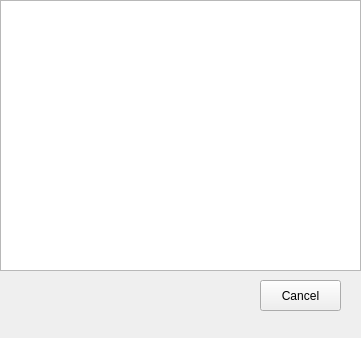
<?xml version="1.0" encoding="UTF-8"?>
<ui version="4.0">
 <class>Form</class>
 <widget class="QWidget" name="Form">
  <property name="geometry">
   <rect>
    <x>0</x>
    <y>0</y>
    <width>361</width>
    <height>338</height>
   </rect>
  </property>
  <property name="windowTitle">
   <string>Form</string>
  </property>
  <widget class="QGraphicsView" name="graphicsView">
   <property name="geometry">
    <rect>
     <x>0</x>
     <y>0</y>
     <width>361</width>
     <height>271</height>
    </rect>
   </property>
  </widget>
  <widget class="QPushButton" name="pushButton">
   <property name="geometry">
    <rect>
     <x>260</x>
     <y>280</y>
     <width>81</width>
     <height>31</height>
    </rect>
   </property>
   <property name="text">
    <string>Cancel</string>
   </property>
  </widget>
 </widget>
 <resources/>
 <connections/>
</ui>
